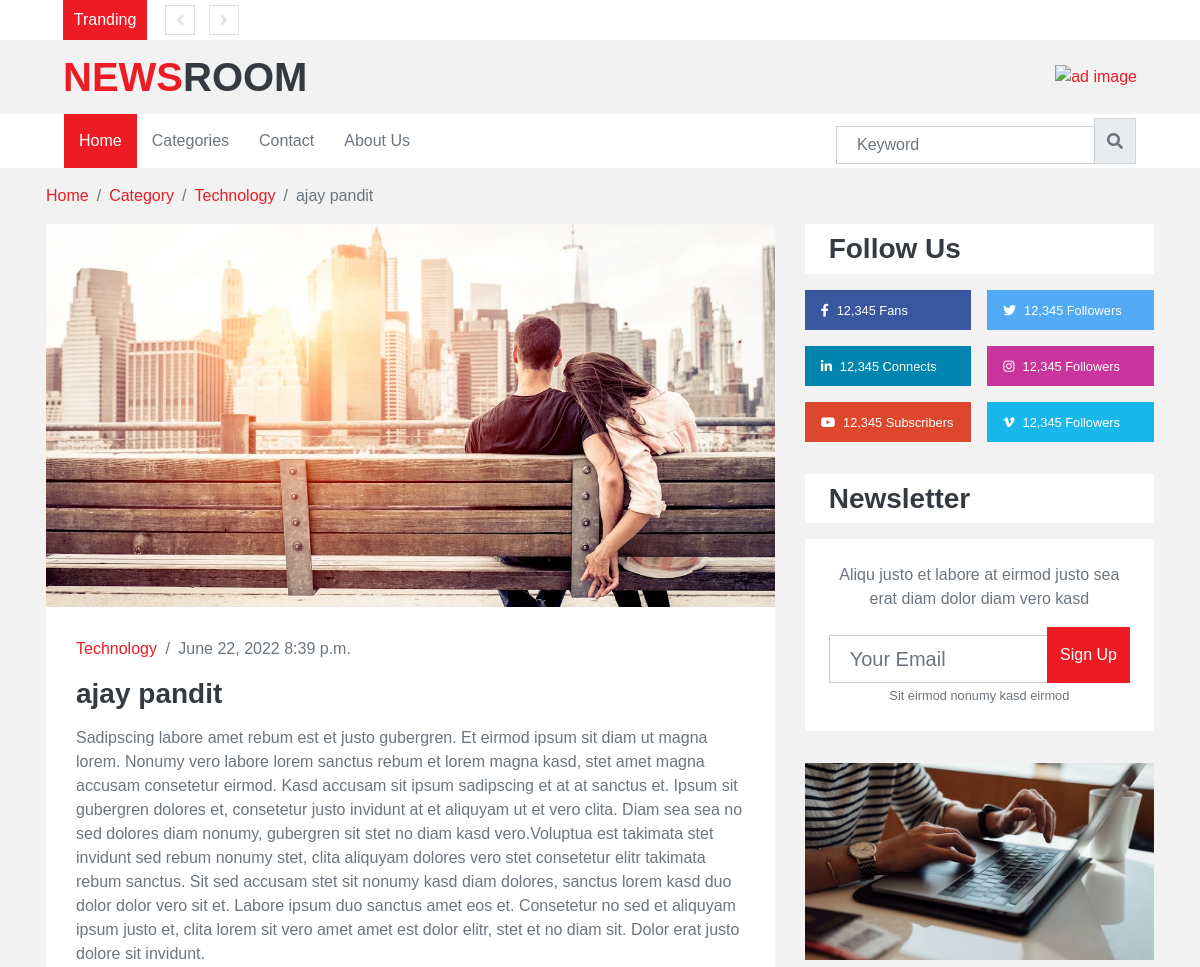
/single/1 (upper part), run on an earlier commit of the app's database.
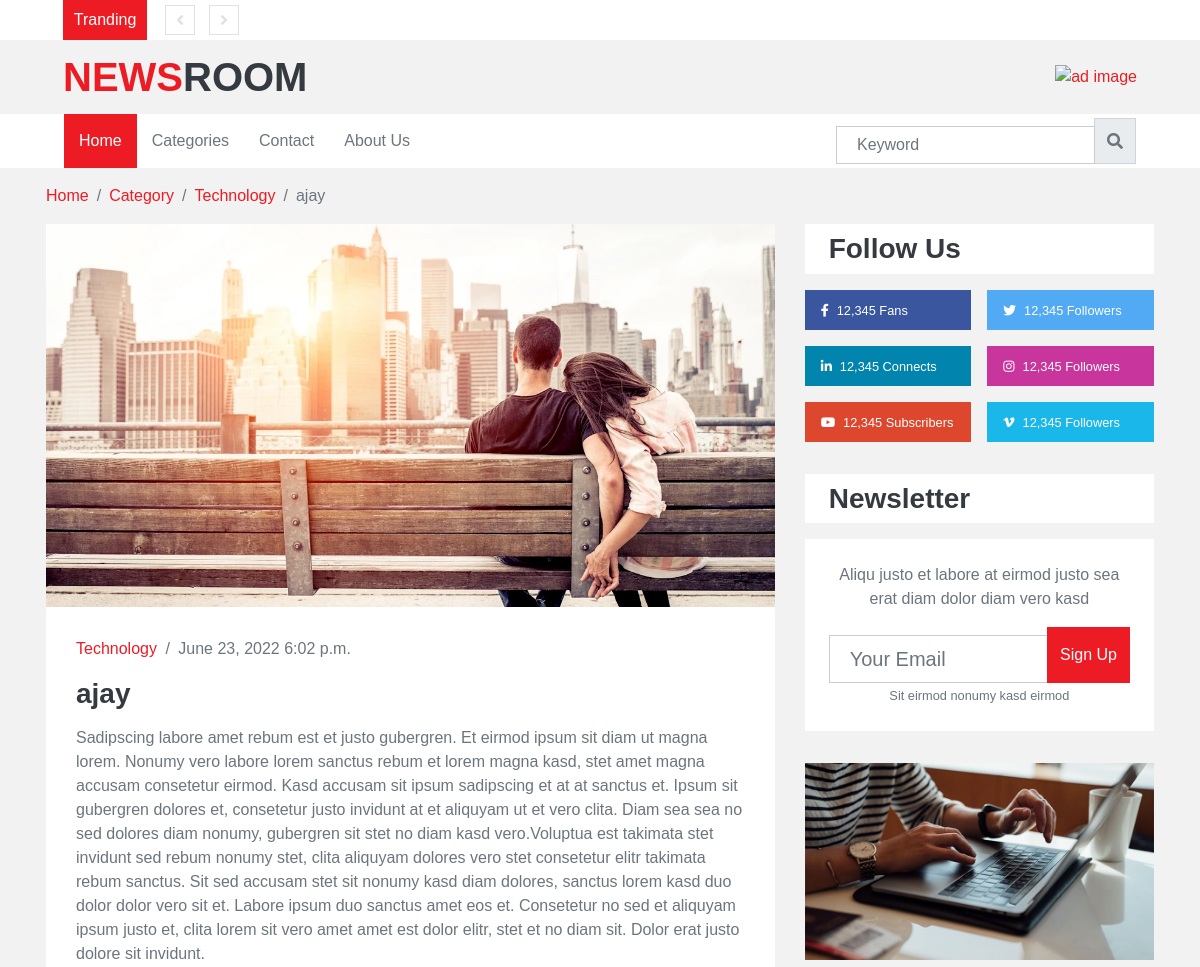
And on a later commit of the database.
### info/models.py (models this page shows)
class news_table(models.Model):
    title = models.TextField()
    des = models.TextField()
    category = models.TextField()
    pub_draft = models.BooleanField()
    youtube_link = models.URLField(max_length=300,null=True)
    date = models.DateField(null=False , blank=False)
    time = models.TimeField(null=False , blank=False)
    image = models.ImageField(null=True,blank=True,upload_to='')

### news/views.py (the view, shortened to what this page needs)
# urls.py: path('single/<int:code>',views.single,name='single'),
def single(request,code):
    ne=news_table.objects.filter(id=code)
    com = comments.objects.filter(post_id=code)
    ncom = comments.objects.filter(post_id=code).count()+1
    return render(request,'single.html',{'ne':ne,'com':com,'ncom':ncom})

### templates/single.html (shortened to what the changed rows need)
{% extends 'index.html' %}
{% block content %}
    <div class="container-fluid">
        <div class="container">
            <nav class="breadcrumb bg-transparent m-0 p-0">
                <a class="breadcrumb-item" href="http://127.0.0.1:8000/">Home</a>
                <a class="breadcrumb-item" href="http://127.0.0.1:8000/cat">Category</a>
                <a class="breadcrumb-item" href="http://127.0.0.1:8000/single/{{ne.0.id}}">{{ne.0.category}}</a>
                <span class="breadcrumb-item active">{{ne.0.title}}</span>
            </nav>
        </div>
    </div>
    <div class="container-fluid py-3">
        <div class="container">
            <div class="row">
                <div class="col-lg-8">
                    <div class="position-relative mb-3">
                        {% if ne.0.image != '' %}
                        <img class="img-fluid w-100" src="{{ne.0.image.url}}" style="object-fit: cover;">
                        {%endif%}
                        <div class="overlay position-relative bg-light">
                            <div class="mb-3">
                                <a href="">{{ne.0.category}}</a>
                                <span class="px-1">/</span>
                                <span>{{ne.0.date}}</span>
                                <span>{{ne.0.time}}</span>
                            </div>
                            <div>
                                <h3 class="mb-3">{{ne.0.title}}</h3>
                                <p>{{ne.0.des}}</p>
                                <br><br>
                            </div>
                        </div>
                    </div>
                </div>
            </div>
        </div>
    </div>
    {% endblock %}

What changed in the data, as far as the page shows it:
changed news_table "Technology": title "ajay pandit" → "ajay"; date "June 22, 2022" → "June 23, 2022"; time "8:39 p.m." → "6:02 p.m."
